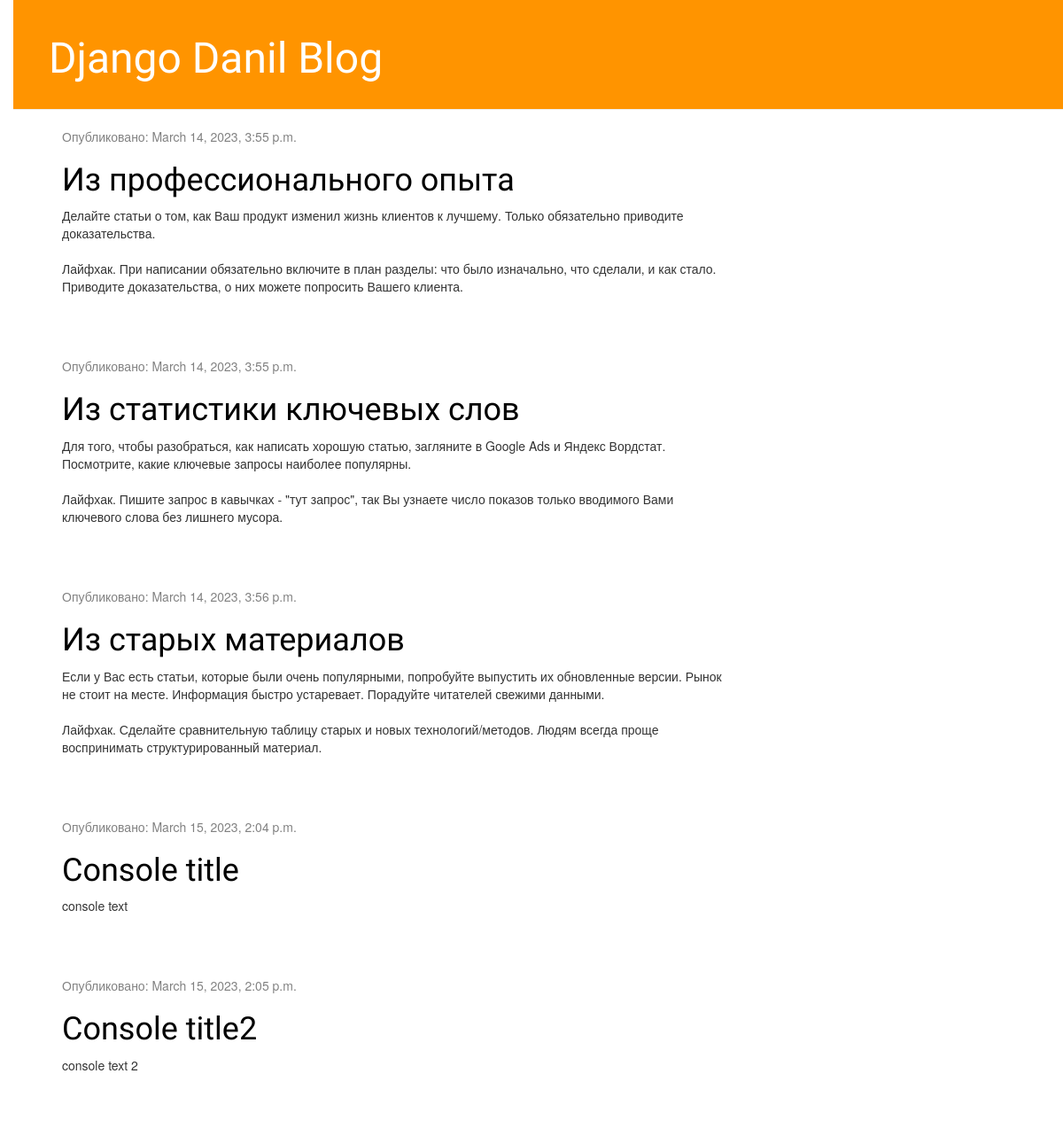
Before: / with the older database file.
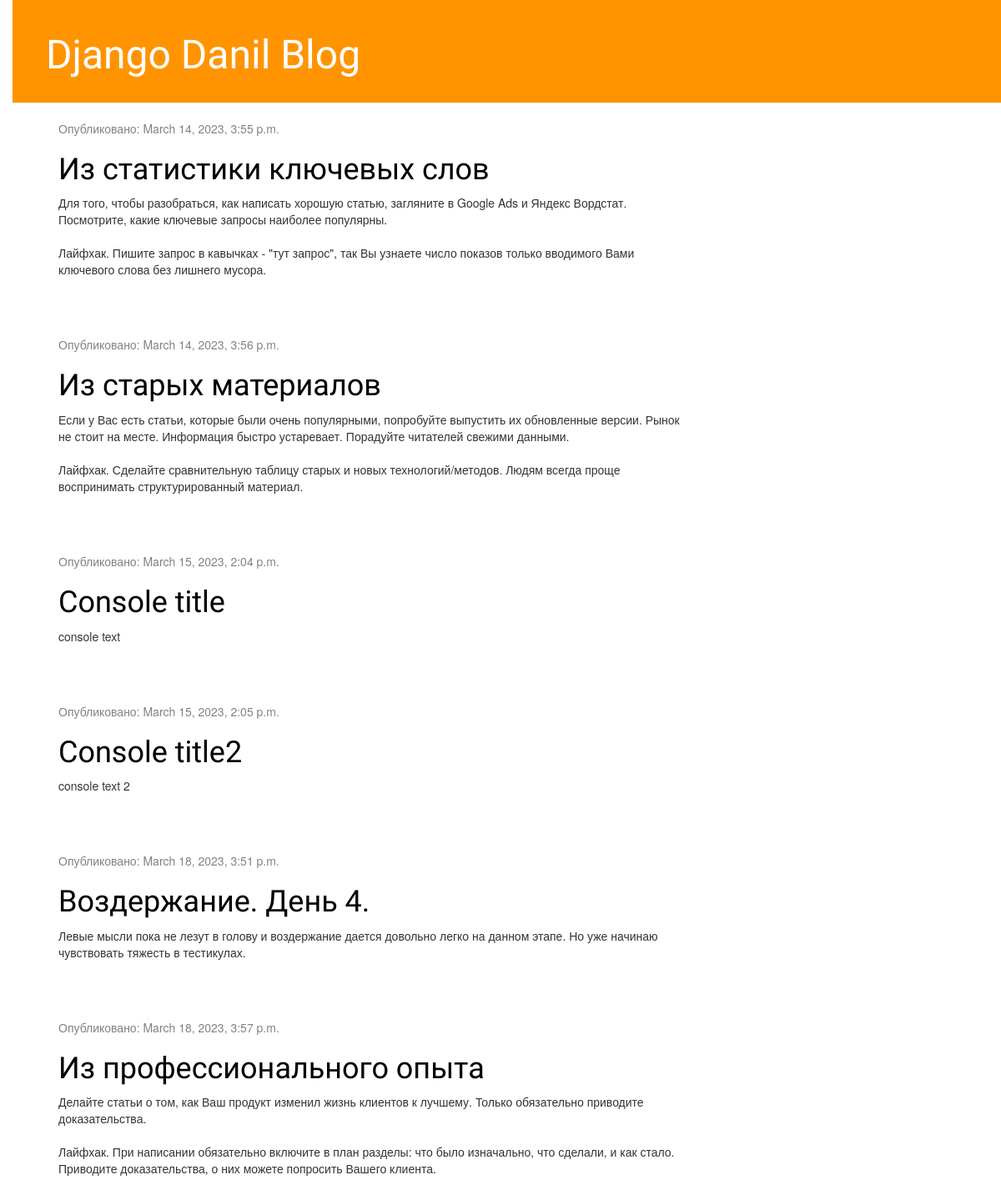
After: the same page with the newer database file.
### blog/models.py (models this page shows, shortened)
class Post(models.Model):
    author = models.ForeignKey(settings.AUTH_USER_MODEL, on_delete=models.CASCADE)
    title = models.CharField(max_length=200)
    text = models.TextField()
    created_date = models.DateTimeField(default=timezone.now)
    published_date = models.DateTimeField(null=True, blank=True)

### blog/views.py (the view)
# urls.py: path('', views.post_list, name='post_list'),
def post_list(request):
    posts = Post.objects.filter(published_date__lte=timezone.now()).order_by('published_date')
    content = {}
    return render(request, 'blog/post_list.html', {'posts': posts})

### blog/templates/blog/post_list.html
{% extends 'blog/base.html' %}
{% block content %}
    {% for post in posts %}
        <div class="post">
            <div class="date">
                <p>Опубликовано: {{ post.published_date }}</p>
            </div>
            <h1><a href="{% url 'post_detail' pk=post.pk %}">{{ post.title }}</a></h1>
            <p>{{ post.text|linebreaksbr }}</p>
        </div>
    {% endfor %}
{% endblock content %}

Changed rows visible on the page:
added Post: published_date "March 18, 2023, 3:51 p.m.", title "Воздержание. День 4.", text "Левые мысли пока не лезут в голову и воздержание дается довольно легко на данном этапе. Но уже начинаю чувствовать тяжесть в тестикулах."
changed Post "Из профессионального опыта": published_date "March 14, 2023, 3:55 p.m." → "March 18, 2023, 3:57 p.m."; moves down the list
